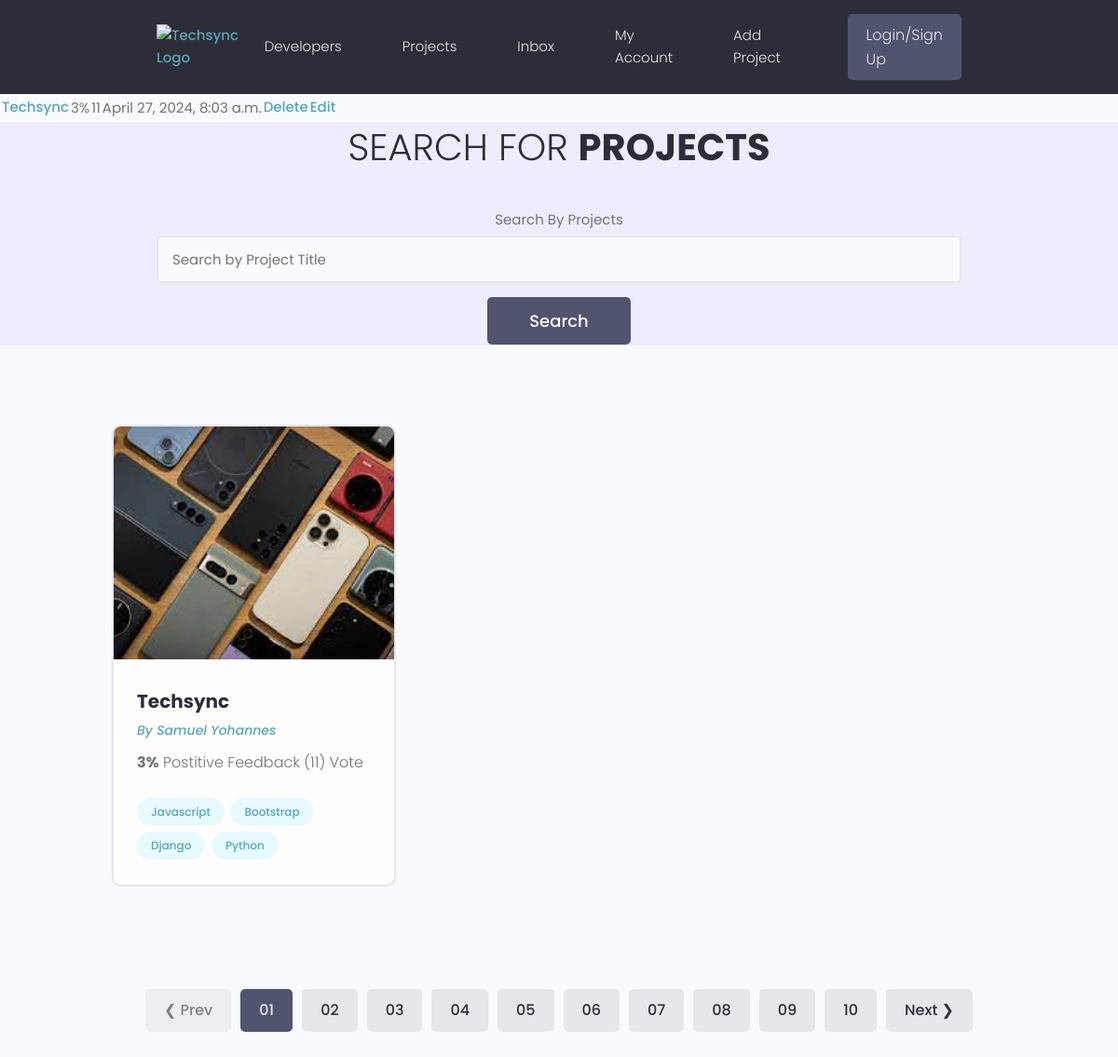
The app's page /projects/, older data.
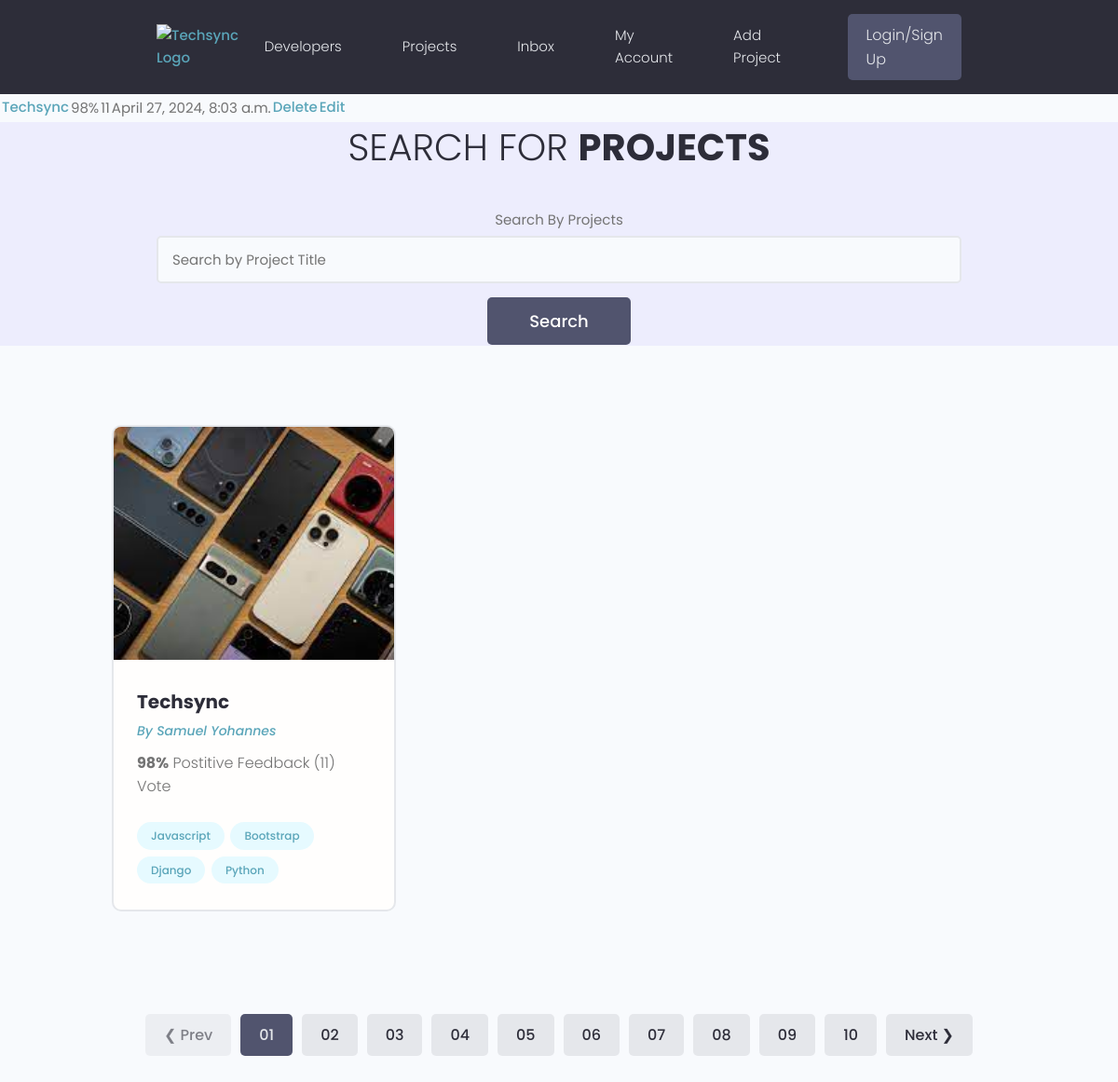
The same page, newer data.
### projects/models.py (models this page shows, shortened)
class Project(models.Model):
    id = models.UUIDField(default=uuid.uuid4, primary_key=True, unique=True, editable=False)
    owner = models.ForeignKey(Profile, on_delete=models.SET_NULL, null=True)
    title = models.CharField(max_length=100)
    description = models.TextField(null=True, blank=True)
    image = models.ImageField(null=True, blank=True, default='default.jpg', upload_to= 'project_image')
    demo_link = models.URLField(null=True, blank=True)
    source_link = models.URLField(null=True, blank=True)
    created_at = models.DateTimeField(auto_now_add=True)
    tags = models.ManyToManyField('Tag', blank=True)
    vote_count = models.IntegerField(default=0, null=True, blank=True)
    vote_ratio = models.IntegerField(default=0, null=True, blank=True)

### users/models.py (models this page shows, shortened)
class Profile(models.Model):
    id = models.UUIDField(default=uuid.uuid4, primary_key=True, unique=True, editable=False, )
    user = models.OneToOneField(User, on_delete=models.CASCADE,null=True,blank=True)
    name = models.CharField(max_length=200, blank=True,null=True)
    username = models.CharField(max_length=200, blank=True,null=True,unique=True)
    headline = models.CharField(max_length=200, blank=True,null=True)
    about = models.TextField(blank=True, null=True)
    location = models.CharField(max_length=200, blank=True,null=True)
    profile_image = models.ImageField(null=True, blank=True,upload_to='profiles', default='default_profile.png')
    github_link = models.CharField(max_length=200, blank=True,null=True)
    twitter_link = models.CharField(max_length=200, blank=True,null=True)
    linkedin_link = models.CharField(max_length=200, blank=True,null=True)
    personal_link = models.CharField(max_length=200, blank=True,null=True)
    created_at = models.DateTimeField(auto_now_add=True)

### projects/views.py (the view)
# urls.py: path('', views.projects, name='projects'),
def projects(request):
    projects = Project.objects.all()
    context = {
        'projects': projects,
    }
    return render(request,'projects/projects.html',context )

### templates/projects/projects.html (shortened to what this page needs)
{% extends "main/main.html" %}
{% block content %}
<table>
    {% for project in projects %}
    <tr>
        <td><a href="{% url 'project_detail' project.pk %}">{{ project.title }}</a></td>
        <td>{{ project.vote_ratio }}%</td>
        <td>{{ project.vote_count }}</td>
        <td>{{ project.created_at}}</td>
        <td><a href="{% url 'delete-template' project.pk %}">Delete</a></td>
        <td><a href="{% url 'update-project' project.pk %}">Edit</a></td>
    </tr>
    {% endfor %}
  <main class="projects">
    <section class="hero-section text-center">
      <div class="container container--narrow">
        <div class="hero-section__box">
          <h2>Search for <span>Projects</span></h2>
        </div>
        <div class="hero-section__search">
          <form class="form" action="#" method="get">
            <div class="form__field">
              <label for="formInput#search">Search By Projects </label>
              <input class="input input--text" id="formInput#search" type="text" name="text"
                placeholder="Search by Project Title" />
            </div>
            <input class="btn btn--sub btn--lg" type="submit" value="Search" />
          </form>
        </div>
      </div>
    </section>
    <section class="projectsList">
      <div class="container">
        <div class="grid grid--three">
          {% for project in projects %}
          <div class="column">
            <div class="card project">
              <a href="{% url 'project_detail' project.pk %}" class="project">
                <img class="project__thumbnail" src="{{project.image.url}}" alt="project thumbnail" />
                <div class="card__body">
                  <h3 class="project__title">{{ project.title }}</h3>
                  <p><a class="project__author" href="{% url 'user-profile' project.owner.pk %}">By {{project.owner.name}}</a></p>
                  <p class="project--rating">
                    <span style="font-weight: bold;">{{ project.vote_ratio }}%</span> Postitive
                    Feedback ({{ project.vote_count }}) Vote
                  </p>
                  <div class="project__tags">
                    {% for tag in project.tags.all %}
                        <span class="tag tag--pill tag--main">
                            <small>{{ tag.name }}</small>
                        </span>
                    {% endfor %}
                  </div>
                </div>
              </a>
            </div>
          </div>
          {% endfor %}
        </div>
      </div>
    </section>
    <div class="pagination">
      <ul class="container">
        <li><a href="#" class="btn btn--disabled">&#10094; Prev</a></li>
        <li><a href="#" class="btn btn--sub">01</a></li>
        <li><a href="#" class="btn">02</a></li>
        <li><a href="#" class="btn">03</a></li>
        <li><a href="#" class="btn">04</a></li>
        <li><a href="#" class="btn">05</a></li>
        <li><a href="#" class="btn">06</a></li>
        <li><a href="#" class="btn">07</a></li>
        <li><a href="#" class="btn">08</a></li>
        <li><a href="#" class="btn">09</a></li>
        <li><a href="#" class="btn">10</a></li>
        <li><a href="#" class="btn">Next &#10095;</a></li>
      </ul>
    </div>
  </main>
{% endblock %}

Row changes from the older to the newer data that the page shows:
changed Project "Techsync": vote_ratio "3" → "98"
